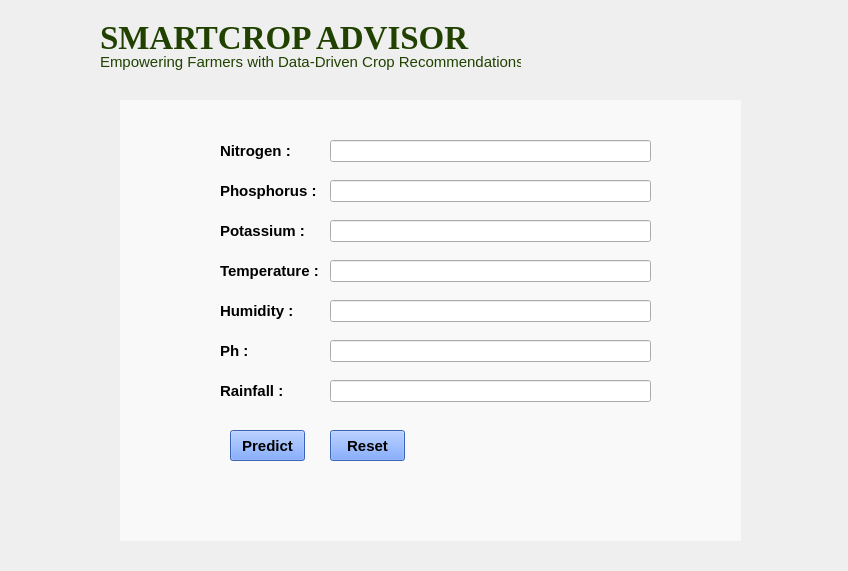
<?xml version="1.0" encoding="UTF-8"?>
<ui version="4.0">
 <class>Form</class>
 <widget class="QWidget" name="Form">
  <property name="geometry">
   <rect>
    <x>0</x>
    <y>0</y>
    <width>848</width>
    <height>571</height>
   </rect>
  </property>
  <property name="windowTitle">
   <string>Form</string>
  </property>
  <widget class="QLabel" name="title">
   <property name="geometry">
    <rect>
     <x>100</x>
     <y>18</y>
     <width>411</width>
     <height>40</height>
    </rect>
   </property>
   <property name="font">
    <font>
     <family>Georgia</family>
     <pointsize>25</pointsize>
     <weight>75</weight>
     <italic>false</italic>
     <bold>true</bold>
    </font>
   </property>
   <property name="styleSheet">
    <string notr="true">color: rgb(32, 65, 0);
font: 25pt &quot;Georgia&quot;;
font-weight: bold;</string>
   </property>
   <property name="text">
    <string>SMARTCROP ADVISOR</string>
   </property>
  </widget>
  <widget class="QLabel" name="background">
   <property name="enabled">
    <bool>true</bool>
   </property>
   <property name="geometry">
    <rect>
     <x>0</x>
     <y>0</y>
     <width>855</width>
     <height>575</height>
    </rect>
   </property>
   <property name="autoFillBackground">
    <bool>false</bool>
   </property>
   <property name="styleSheet">
    <string notr="true">color: rgb(0, 0, 0);</string>
   </property>
   <property name="text">
    <string/>
   </property>
   <property name="pixmap">
    <pixmap>crops background image.jpg</pixmap>
   </property>
   <property name="scaledContents">
    <bool>false</bool>
   </property>
  </widget>
  <widget class="QLabel" name="logo">
   <property name="geometry">
    <rect>
     <x>-40</x>
     <y>-39</y>
     <width>211</width>
     <height>191</height>
    </rect>
   </property>
   <property name="text">
    <string/>
   </property>
   <property name="pixmap">
    <pixmap>logo-removebg-preview.png</pixmap>
   </property>
   <property name="scaledContents">
    <bool>true</bool>
   </property>
  </widget>
  <widget class="QLabel" name="subtitle">
   <property name="geometry">
    <rect>
     <x>100</x>
     <y>51</y>
     <width>421</width>
     <height>21</height>
    </rect>
   </property>
   <property name="font">
    <font>
     <pointsize>11</pointsize>
     <weight>50</weight>
     <italic>false</italic>
     <bold>false</bold>
     <underline>false</underline>
     <kerning>true</kerning>
    </font>
   </property>
   <property name="styleSheet">
    <string notr="true">color: rgb(32, 65, 0);</string>
   </property>
   <property name="text">
    <string>Empowering Farmers with Data-Driven Crop Recommendations.</string>
   </property>
  </widget>
  <widget class="QListWidget" name="listWidget">
   <property name="geometry">
    <rect>
     <x>120</x>
     <y>100</y>
     <width>621</width>
     <height>441</height>
    </rect>
   </property>
   <property name="layoutDirection">
    <enum>Qt::LeftToRight</enum>
   </property>
   <property name="autoFillBackground">
    <bool>false</bool>
   </property>
   <property name="styleSheet">
    <string notr="true">background-color: rgba(255, 255, 255, 160);
border: none;</string>
   </property>
  </widget>
  <widget class="QPushButton" name="predictbutton">
   <property name="geometry">
    <rect>
     <x>230</x>
     <y>430</y>
     <width>75</width>
     <height>31</height>
    </rect>
   </property>
   <property name="font">
    <font>
     <pointsize>11</pointsize>
     <weight>75</weight>
     <bold>true</bold>
    </font>
   </property>
   <property name="styleSheet">
    <string notr="true">background-color: rgb(83, 138, 255);</string>
   </property>
   <property name="text">
    <string>Predict</string>
   </property>
  </widget>
  <widget class="QLabel" name="resultbox">
   <property name="geometry">
    <rect>
     <x>160</x>
     <y>480</y>
     <width>541</width>
     <height>31</height>
    </rect>
   </property>
   <property name="font">
    <font>
     <family>Arial Black</family>
     <pointsize>11</pointsize>
     <weight>10</weight>
     <italic>false</italic>
     <bold>false</bold>
    </font>
   </property>
   <property name="styleSheet">
    <string notr="true">font: 87 11pt &quot;Arial Black&quot;;</string>
   </property>
   <property name="text">
    <string/>
   </property>
   <property name="alignment">
    <set>Qt::AlignCenter</set>
   </property>
  </widget>
  <widget class="QLineEdit" name="nitrogenline">
   <property name="geometry">
    <rect>
     <x>330</x>
     <y>140</y>
     <width>321</width>
     <height>22</height>
    </rect>
   </property>
  </widget>
  <widget class="QLineEdit" name="phosphorusline">
   <property name="geometry">
    <rect>
     <x>330</x>
     <y>180</y>
     <width>321</width>
     <height>22</height>
    </rect>
   </property>
  </widget>
  <widget class="QLineEdit" name="potassiumline">
   <property name="geometry">
    <rect>
     <x>330</x>
     <y>220</y>
     <width>321</width>
     <height>22</height>
    </rect>
   </property>
  </widget>
  <widget class="QLineEdit" name="templine">
   <property name="geometry">
    <rect>
     <x>330</x>
     <y>260</y>
     <width>321</width>
     <height>22</height>
    </rect>
   </property>
  </widget>
  <widget class="QLineEdit" name="humidityline">
   <property name="geometry">
    <rect>
     <x>330</x>
     <y>300</y>
     <width>321</width>
     <height>22</height>
    </rect>
   </property>
  </widget>
  <widget class="QLineEdit" name="phline">
   <property name="geometry">
    <rect>
     <x>330</x>
     <y>340</y>
     <width>321</width>
     <height>22</height>
    </rect>
   </property>
  </widget>
  <widget class="QLineEdit" name="rainfallline">
   <property name="geometry">
    <rect>
     <x>330</x>
     <y>380</y>
     <width>321</width>
     <height>22</height>
    </rect>
   </property>
  </widget>
  <widget class="QLabel" name="nitrogenlabel">
   <property name="geometry">
    <rect>
     <x>220</x>
     <y>140</y>
     <width>76</width>
     <height>22</height>
    </rect>
   </property>
   <property name="font">
    <font>
     <pointsize>11</pointsize>
     <weight>75</weight>
     <bold>true</bold>
    </font>
   </property>
   <property name="text">
    <string>Nitrogen :</string>
   </property>
  </widget>
  <widget class="QLabel" name="phosphoruslabel">
   <property name="geometry">
    <rect>
     <x>220</x>
     <y>180</y>
     <width>97</width>
     <height>22</height>
    </rect>
   </property>
   <property name="font">
    <font>
     <pointsize>11</pointsize>
     <weight>75</weight>
     <bold>true</bold>
    </font>
   </property>
   <property name="text">
    <string>Phosphorus :</string>
   </property>
  </widget>
  <widget class="QLabel" name="potassiumlabel">
   <property name="geometry">
    <rect>
     <x>220</x>
     <y>220</y>
     <width>87</width>
     <height>22</height>
    </rect>
   </property>
   <property name="font">
    <font>
     <pointsize>11</pointsize>
     <weight>75</weight>
     <bold>true</bold>
    </font>
   </property>
   <property name="text">
    <string>Potassium :</string>
   </property>
  </widget>
  <widget class="QLabel" name="templabel">
   <property name="geometry">
    <rect>
     <x>220</x>
     <y>260</y>
     <width>107</width>
     <height>22</height>
    </rect>
   </property>
   <property name="font">
    <font>
     <pointsize>11</pointsize>
     <weight>75</weight>
     <bold>true</bold>
    </font>
   </property>
   <property name="text">
    <string>Temperature :</string>
   </property>
  </widget>
  <widget class="QLabel" name="humiditylabel">
   <property name="geometry">
    <rect>
     <x>220</x>
     <y>300</y>
     <width>77</width>
     <height>22</height>
    </rect>
   </property>
   <property name="font">
    <font>
     <pointsize>11</pointsize>
     <weight>75</weight>
     <bold>true</bold>
    </font>
   </property>
   <property name="text">
    <string>Humidity :</string>
   </property>
  </widget>
  <widget class="QLabel" name="phlabel">
   <property name="geometry">
    <rect>
     <x>220</x>
     <y>340</y>
     <width>32</width>
     <height>22</height>
    </rect>
   </property>
   <property name="font">
    <font>
     <pointsize>11</pointsize>
     <weight>75</weight>
     <bold>true</bold>
    </font>
   </property>
   <property name="text">
    <string>Ph :</string>
   </property>
  </widget>
  <widget class="QLabel" name="rainfalllabel">
   <property name="geometry">
    <rect>
     <x>220</x>
     <y>380</y>
     <width>70</width>
     <height>22</height>
    </rect>
   </property>
   <property name="font">
    <font>
     <pointsize>11</pointsize>
     <weight>75</weight>
     <bold>true</bold>
    </font>
   </property>
   <property name="text">
    <string>Rainfall :</string>
   </property>
  </widget>
  <widget class="QPushButton" name="clearbutton">
   <property name="geometry">
    <rect>
     <x>330</x>
     <y>430</y>
     <width>75</width>
     <height>31</height>
    </rect>
   </property>
   <property name="font">
    <font>
     <pointsize>11</pointsize>
     <weight>75</weight>
     <bold>true</bold>
    </font>
   </property>
   <property name="styleSheet">
    <string notr="true">background-color: rgb(83, 138, 255);</string>
   </property>
   <property name="text">
    <string>Reset</string>
   </property>
  </widget>
  <zorder>background</zorder>
  <zorder>title</zorder>
  <zorder>logo</zorder>
  <zorder>subtitle</zorder>
  <zorder>listWidget</zorder>
  <zorder>predictbutton</zorder>
  <zorder>resultbox</zorder>
  <zorder>nitrogenline</zorder>
  <zorder>phosphorusline</zorder>
  <zorder>potassiumline</zorder>
  <zorder>templine</zorder>
  <zorder>humidityline</zorder>
  <zorder>phline</zorder>
  <zorder>rainfallline</zorder>
  <zorder>nitrogenlabel</zorder>
  <zorder>phosphoruslabel</zorder>
  <zorder>potassiumlabel</zorder>
  <zorder>templabel</zorder>
  <zorder>humiditylabel</zorder>
  <zorder>phlabel</zorder>
  <zorder>rainfalllabel</zorder>
  <zorder>clearbutton</zorder>
 </widget>
 <resources/>
 <connections/>
</ui>
